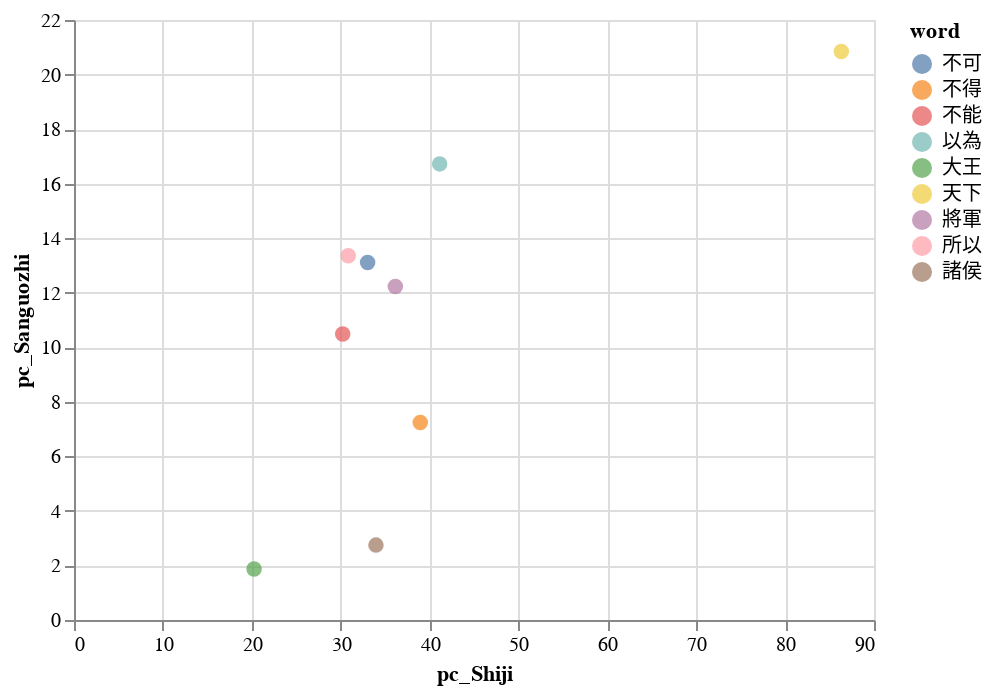

Notebook cell for this chart:
### Code cell
compareVocab2Doc('Shiji', 'Sanguozhi')

### Figure 1 — Vega-Lite specification as saved in the notebook (floating-point values rounded to 4 significant figures)
{"$schema": "https://vega.github.io/schema/vega-lite/v3.3.0.json", "config": {"mark": {"tooltip": null}, "view": {"height": 300, "width": 400}}, "data": {"name": "data-2386291f8e4c7bcfa6c2192d33417901"}, "datasets": {"data-2386291f8e4c7bcfa6c2192d33417901": [{"Doc_Sanguozhi": 167, "Doc_Shiji": 277, "pc_Sanguozhi": 20.84, "pc_Shiji": 86.32, "word": "天下"}, {"Doc_Sanguozhi": 134, "Doc_Shiji": 132, "pc_Sanguozhi": 16.72, "pc_Shiji": 41.14, "word": "以為"}, {"Doc_Sanguozhi": 58, "Doc_Shiji": 125, "pc_Sanguozhi": 7.239, "pc_Shiji": 38.95, "word": "不得"}, {"Doc_Sanguozhi": 98, "Doc_Shiji": 116, "pc_Sanguozhi": 12.23, "pc_Shiji": 36.15, "word": "將軍"}, {"Doc_Sanguozhi": 22, "Doc_Shiji": 109, "pc_Sanguozhi": 2.746, "pc_Shiji": 33.97, "word": "諸侯"}, {"Doc_Sanguozhi": 105, "Doc_Shiji": 106, "pc_Sanguozhi": 13.1, "pc_Shiji": 33.03, "word": "不可"}, {"Doc_Sanguozhi": 107, "Doc_Shiji": 99, "pc_Sanguozhi": 13.35, "pc_Shiji": 30.85, "word": "所以"}, {"Doc_Sanguozhi": 84, "Doc_Shiji": 97, "pc_Sanguozhi": 10.48, "pc_Shiji": 30.23, "word": "不能"}, {"Doc_Sanguozhi": null, "Doc_Shiji": 69, "pc_Sanguozhi": null, "pc_Shiji": 21.5, "word": "匈奴"}, {"Doc_Sanguozhi": 15, "Doc_Shiji": 65, "pc_Sanguozhi": 1.872, "pc_Shiji": 20.26, "word": "大王"}]}, "encoding": {"color": {"field": "word", "type": "nominal"}, "tooltip": [{"field": "word", "type": "nominal"}, {"field": "Doc_Shiji", "type": "quantitative"}, {"field": "Doc_Sanguozhi", "type": "quantitative"}], "x": {"field": "pc_Shiji", "type": "quantitative"}, "y": {"field": "pc_Sanguozhi", "type": "quantitative"}}, "mark": {"size": 60, "type": "circle"}, "selection": {"selector003": {"bind": "scales", "encodings": ["x", "y"], "type": "interval"}}}
